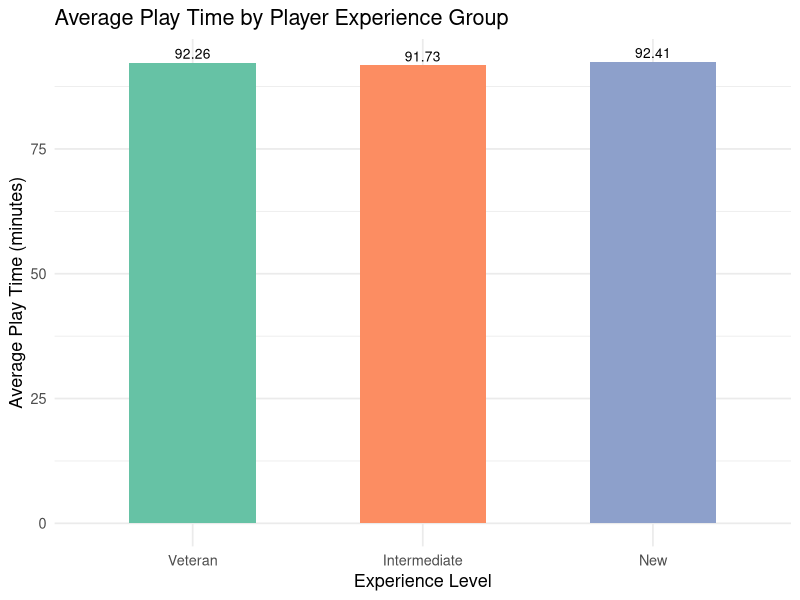
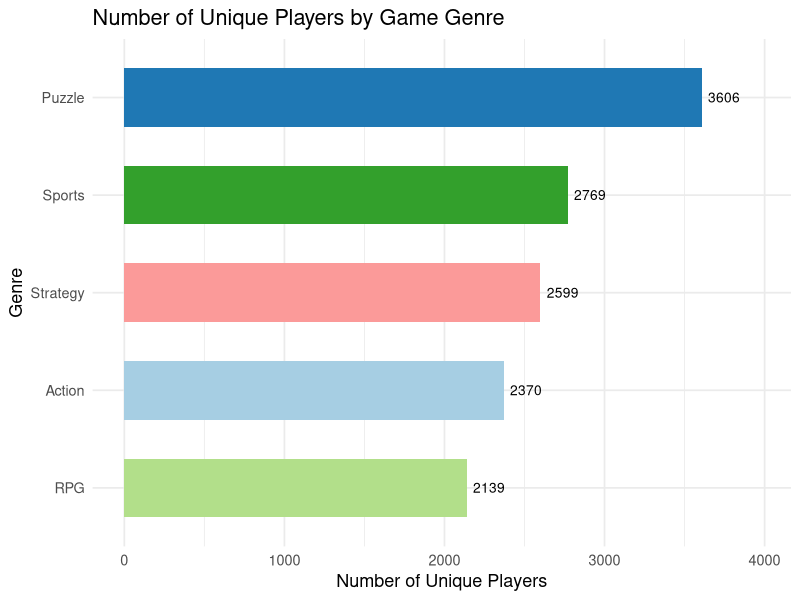
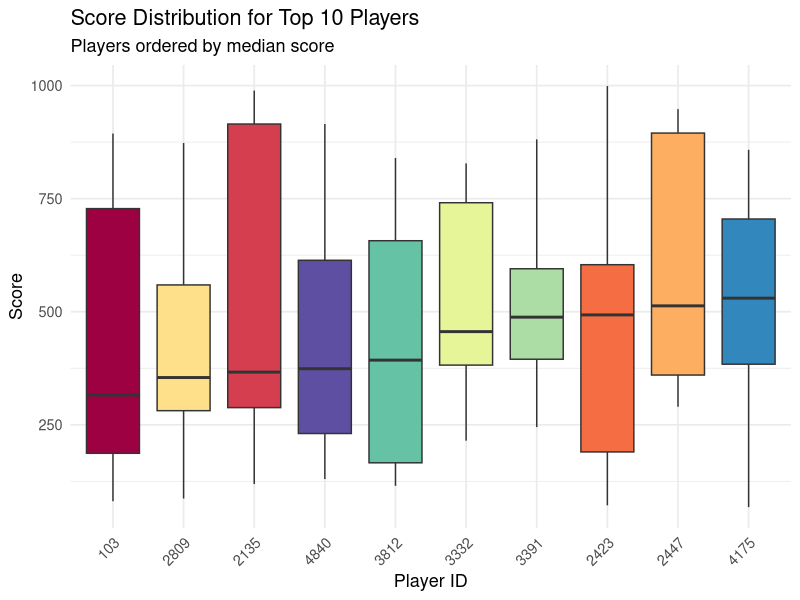

These charts were generated, in order, by the following R code:

# COMP1013 Analytics Programming – Assignment
# Play Pulse Studios – Online Game Data Analysis

# Required libraries
library(dplyr)
library(ggplot2)
library(knitr)
library(kableExtra)
library(lubridate)

# Load data
players  <- read.csv("players.csv",  stringsAsFactors = FALSE)
sessions <- read.csv("sessions.csv", stringsAsFactors = FALSE)
games    <- read.csv("games.csv",    stringsAsFactors = FALSE)

# Quick sanity checks
cat("players rows:", nrow(players),  "| NAs:", sum(is.na(players)),  "\n")
cat("sessions rows:", nrow(sessions), "| NAs:", sum(is.na(sessions)), "\n")
cat("games rows:",    nrow(games),    "| NAs:", sum(is.na(games)),    "\n")

# PART 1 – Step 1: Parse dates and assign experience levels
players$signup_date <- as.Date(players$signup_date)
players$signup_year <- year(players$signup_date)

players$experience_level <- case_when(
  players$signup_year <  2023 ~ "Veteran",
  players$signup_year == 2023 ~ "Intermediate",
  players$signup_year >  2023 ~ "New",
  TRUE                        ~ NA_character_
)

# Join sessions to players, drop any unclassifiable players
sessions_exp <- sessions %>%
  inner_join(players %>% select(player_id, experience_level),
             by = "player_id") %>%
  filter(!is.na(experience_level))

# PART 1 – Step 2: Summary table
part1_summary <- sessions_exp %>%
  group_by(experience_level) %>%
  summarise(
    num_players       = n_distinct(player_id),
    avg_play_time_min = round(mean(play_time_minutes, na.rm = TRUE), 2),
    avg_score         = round(mean(score,             na.rm = TRUE), 2),
    .groups = "drop"
  ) %>%
  mutate(experience_level = factor(experience_level,
                                   levels = c("Veteran", "Intermediate", "New"))) %>%
  arrange(experience_level)

part1_summary %>%
  kable(col.names = c("Experience Level", "# Players",
                      "Avg Play Time (min)", "Avg Score"),
        caption = "Table 1: Player Engagement by Experience Level") %>%
  kable_styling(bootstrap_options = c("striped", "hover", "condensed"))

# PART 1 – Step 3: Visualisation
ggplot(part1_summary,
       aes(x = experience_level, y = avg_play_time_min, fill = experience_level)) +
  geom_col(width = 0.55, show.legend = FALSE) +
  geom_text(aes(label = avg_play_time_min), vjust = -0.4, size = 3.5) +
  scale_fill_brewer(palette = "Set2") +
  labs(title = "Average Play Time by Player Experience Group",
       x     = "Experience Level",
       y     = "Average Play Time (minutes)") +
  theme_minimal(base_size = 13)


# PART 2 – Step 1: Join sessions with games and group by genre
sessions_genre <- sessions %>%
  inner_join(games %>% select(game_id, genre), by = "game_id") %>%
  filter(!is.na(genre))

# PART 2 – Step 2: Summary table
part2_summary <- sessions_genre %>%
  group_by(genre) %>%
  summarise(
    avg_play_time_min  = round(mean(play_time_minutes, na.rm = TRUE), 2),
    avg_score          = round(mean(score,             na.rm = TRUE), 2),
    num_sessions       = n(),
    num_unique_players = n_distinct(player_id),
    .groups = "drop"
  ) %>%
  arrange(desc(num_unique_players))

part2_summary %>%
  kable(col.names = c("Genre", "Avg Play Time (min)", "Avg Score",
                      "# Sessions", "# Unique Players"),
        caption = "Table 2: Player Engagement by Game Genre") %>%
  kable_styling(bootstrap_options = c("striped", "hover", "condensed"))

# PART 2 – Step 3: Visualisation
ggplot(part2_summary,
       aes(x = reorder(genre, num_unique_players),
           y = num_unique_players, fill = genre)) +
  geom_col(width = 0.6, show.legend = FALSE) +
  geom_text(aes(label = num_unique_players), hjust = -0.2, size = 3.5) +
  coord_flip() +
  scale_fill_brewer(palette = "Paired") +
  labs(title = "Number of Unique Players by Game Genre",
       x     = "Genre",
       y     = "Number of Unique Players") +
  theme_minimal(base_size = 13) +
  expand_limits(y = max(part2_summary$num_unique_players) * 1.1)


# PART 3 – Step 1: Identify top 10 players by total play time
player_total_time <- sessions %>%
  group_by(player_id) %>%
  summarise(total_play_time = sum(play_time_minutes, na.rm = TRUE),
            .groups = "drop") %>%
  arrange(desc(total_play_time)) %>%
  slice_head(n = 10)

top10_ids <- player_total_time$player_id

# PART 3 – Step 2: Summary table for top 10 players
part3_summary <- sessions %>%
  filter(player_id %in% top10_ids) %>%
  group_by(player_id) %>%
  summarise(
    total_sessions    = n(),
    avg_play_time_min = round(mean(play_time_minutes, na.rm = TRUE), 2),
    avg_score         = round(mean(score,             na.rm = TRUE), 2),
    .groups = "drop"
  ) %>%
  left_join(player_total_time, by = "player_id") %>%
  arrange(desc(total_play_time))

part3_summary %>%
  select(player_id, total_sessions, avg_play_time_min,
         avg_score, total_play_time) %>%
  kable(col.names = c("Player ID", "Total Sessions",
                      "Avg Play Time (min)", "Avg Score",
                      "Total Play Time (min)"),
        caption = "Table 3: Top 10 Players by Total Play Time") %>%
  kable_styling(bootstrap_options = c("striped", "hover", "condensed"))

# PART 3 – Step 3: Boxplot of score distribution for top 10 players
sessions %>%
  filter(player_id %in% top10_ids, !is.na(score)) %>%
  mutate(player_id = factor(player_id)) %>%
  ggplot(aes(x = reorder(player_id, score, FUN = median),
             y = score, fill = player_id)) +
  geom_boxplot(outlier.size = 1.5, show.legend = FALSE) +
  scale_fill_brewer(palette = "Spectral") +
  labs(title    = "Score Distribution for Top 10 Players",
       subtitle = "Players ordered by median score",
       x        = "Player ID",
       y        = "Score") +
  theme_minimal(base_size = 13) +
  theme(axis.text.x = element_text(angle = 45, hjust = 1))


# PART 4 – Step 1: Create age groups and join with sessions
players_valid_age <- players %>%
  filter(!is.na(age) & age >= 16)

players_valid_age$age_group <- cut(
  players_valid_age$age,
  breaks = c(15, 25, 35, 45, Inf),
  labels = c("16-25", "26-35", "36-45", "46+"),
  right  = TRUE
)

sessions_age <- sessions %>%
  inner_join(players_valid_age %>% select(player_id, age_group),
             by = "player_id") %>%
  filter(!is.na(age_group))
